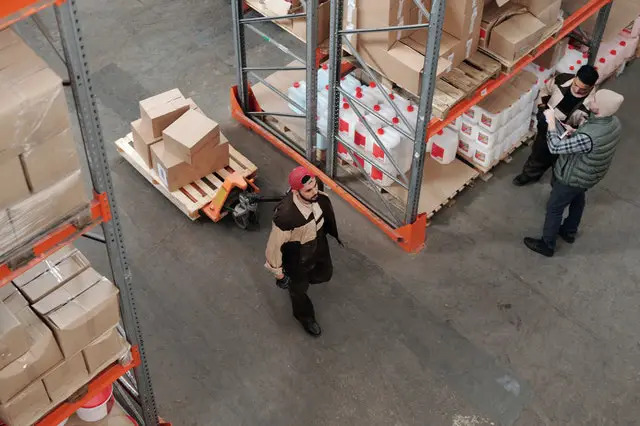
#> input picture assets/thinking_example_1.jpg, 640 x 426 px; its folder holds only this picture in this run
$ python -i correspondence.py   (imports and definitions only)
#> lines starting #> are read from the running program, lines starting #| are printed output that depends on the picture
"""Multi-view point-correspondence stage + pointing-VLM (Molmo) QA converter.

Design brief: issue #41 (https://github.com/remyxai/VQASynth/issues/41) — sample
frames from Ego4D-style multi-view sources, extract point-level correspondences
between views, and turn them into training data for a pointing VLM (Molmo).

Method chosen: **OpenCV classical** (SIFT keypoints + ratio-tested BFMatcher +
RANSAC homography filter). CPU-only, no model weights, no GPU — matches the
lightweight data-pipeline stage shape the rest of VQASynth ships
(``docker/*_stage``). Well suited to Ego4D-style adjacent-frame matching where
the viewpoint change is modest. The neural alternatives cited in the brief
(StreamVGGT — arXiv:2507.11539; PlanarRecon — arXiv:2104.00681) trade CPU
lightness for accuracy on large viewpoint changes and are referenced in the PR
body's discovery notes rather than implemented here.

The QA converter emits Molmo ``<point x=".." y=".." alt="..">`` tags in the
**exact format parsed by** ``vqasynth.localize.extract_points_and_descriptions``
— coordinates normalized to Molmo's 0–100 space — so correspondence outputs
drop straight into the existing pointing-VLM training pipeline.

Heavy deps (cv2, numpy, PIL) are imported lazily inside the extractor methods,
mirroring ``experiments/nooa_agent/tools/depth.py``. That keeps the converter
+ data structures importable for the structural tests without those packages
installed.

Scope (per the brief — one method shipped, others referenced, not implemented):
  - IN: OpenCV correspondence stage + Molmo <point> QA converter + docker
    stage wrapper + runnable example + structural tests.
  - OUT: semantic captioning of correspondences (raw SIFT matches carry no
    object label; the converter accepts a per-match ``caption`` so a downstream
    Molmo/Florence localizer can supply one — default is "feature"); wiring
    into the default ``pipelines/spatialvqa.yaml`` chain (it's a standalone
    multi-view stage with different inputs); the StreamVGGT/PlanarRecon neural
    backends (cited above).
"""
from __future__ import annotations

from dataclasses import asdict, dataclass
from typing import Any

# Molmo's pointing coordinate space is normalized to [0, 100]; this is what
# ``vqasynth.localize.extract_points_and_descriptions`` multiplies back into
# pixels. Pixel coords passed to the converter must be rescaled into this
# range before rendering a <point> tag.
_MOLMO_NORM_MAX = 100.0

# Tag form intentionally ends with ">" (not "/>"). The regex in
# vqasynth.localize.extract_points_and_descriptions is
#   <point\s+x="..."\s+y="..."\s+alt="([^"]+)">
# which requires the quote to be immediately followed by ">" — the
# self-closing "/>" form is NOT matched by that parser. We emit the
# parser-compatible form so outputs round-trip through the existing pipeline.
_POINT_TAG_TEMPLATE = '<point x="{x}" y="{y}" alt="{alt}">'


# ────────────────────────────────────────────────────────────────────────
# Coordinate / tag helpers (pure Python — no cv2 / numpy / PIL needed)
# ────────────────────────────────────────────────────────────────────────

# [46 lines left out: functions to_molmo_coord, point_to_molmo_tag, _substitute, not called in this run]


# Default QA phrasing for a forward correspondence (point in view A → point in
# view B). Tokens: [SRC] = <point> in view A, [DST] = <point> in view B,
# [ALT] = shared caption describing the matched feature.
_DEFAULT_FORWARD_QUESTION_TEMPLATES = [
    "[SRC] marks the [ALT] in the first image. Where is the same [ALT] in the second image?",
    "[SRC] indicates the [ALT] in view 1. Point to it in view 2.",
    "Given [SRC] labels the [ALT] in the first view, identify the matching [ALT] in the second view.",
]

_DEFAULT_FORWARD_ANSWER_TEMPLATES = [
    "[DST]",
    "The same [ALT] is at [DST] in the second image.",
    "[DST]",
]


# ────────────────────────────────────────────────────────────────────────
# Result data structures
# ────────────────────────────────────────────────────────────────────────

@dataclass
class CorrespondenceMatch:
    """A single matched point pair across two views."""

    pt_a: tuple[float, float]        # (x, y) pixel coords in view A
    pt_b: tuple[float, float]        # (x, y) pixel coords in view B
    caption: str = "feature"          # shared description of the matched feature
    distance: float | None = None     # descriptor distance (lower = better)

    def to_dict(self) -> dict:
        return asdict(self)


@dataclass
class CorrespondenceResult:
    """Output of :meth:`CorrespondenceExtractor.extract`."""

    matches: list[CorrespondenceMatch]
    view_a_size: tuple[int, int]               # (W, H) of view A
    view_b_size: tuple[int, int]               # (W, H) of view B
    homography: list[float] | None = None      # 3x3 H (view A -> B), row-major, if recovered
    inlier_count: int = 0                       # matches surviving RANSAC
    raw_match_count: int = 0                    # matches surviving the Lowe ratio test,
                                                # BEFORE the RANSAC filter (0 if matching
                                                # was never attempted — e.g. too few
                                                # descriptors). ``inlier_count`` /
                                                # ``raw_match_count`` is the inlier ratio
                                                # a caller can use as a view-similarity
                                                # signal (a 5% keep rate hints the two
                                                # views are of different scenes).
    backend: str = "sift-bf"

    # [121 lines left out: functions __repr__, build_qa_pair, build_qa_message, correspondences_to_point_qa, correspondences_to_messages, not called in this run]


# ────────────────────────────────────────────────────────────────────────
# Lazy dependency loaders
# ────────────────────────────────────────────────────────────────────────

def _require_cv2():
    try:
        import cv2
    except ImportError as e:  # pragma: no cover - exercised only without cv2
        raise ImportError(
            "opencv-python is required for CorrespondenceExtractor. It is "
            "already in VQASynth's requirements (opencv-python==4.8.1.78); "
            "install it with `pip install opencv-python`."
        ) from e
    return cv2


def _require_numpy():
    import numpy as np
    return np


# ────────────────────────────────────────────────────────────────────────
# Correspondence extractor (OpenCV classical)
# ────────────────────────────────────────────────────────────────────────

class CorrespondenceExtractor:
    """SIFT + BFMatcher (Lowe ratio test) + RANSAC homography filter.

    CPU-only, no model weights. Picks up the same "lightweight data-pipeline
    stage" shape as the other ``docker/*_stage`` stages.

    Args:
        detector: ``"sift"`` (default, float descriptors) or ``"orb"``
            (binary descriptors, faster, patent-free historically).
        matcher: ``"bf"`` (brute-force, default) or ``"flann"`` (approximate
            nearest-neighbour, faster on very large keypoint sets).
        ratio: Lowe's ratio-test threshold (default 0.75). Lower = stricter.
        min_match_count: minimum raw good matches before attempting RANSAC
            and before emitting any correspondence (default 4).
        max_features: cap on detected keypoints per image (default 2000).
        ransac_thresh: RANSAC reprojection threshold in pixels (default 5.0).
    """

    def __init__(
        self,
        detector: str = "sift",
        matcher: str = "bf",
        ratio: float = 0.75,
        min_match_count: int = 4,
        max_features: int = 2000,
        ransac_thresh: float = 5.0,
    ):
        if detector not in ("sift", "orb"):
            raise ValueError(f"detector must be 'sift' or 'orb', got {detector!r}")
        if matcher not in ("bf", "flann"):
            raise ValueError(f"matcher must be 'bf' or 'flann', got {matcher!r}")
        if not (0.0 < ratio < 1.0):
            raise ValueError(f"ratio must be in (0, 1), got {ratio}")
        self.detector_name = detector
        self.matcher_name = matcher
        self.ratio = float(ratio)
        self.min_match_count = int(min_match_count)
        self.max_features = int(max_features)
        self.ransac_thresh = float(ransac_thresh)
        self.backend = f"{detector}-{matcher}"
        self._detector = None
        self._matcher = None

    # -- lazy loading ----------------------------------------------------
    def _ensure_loaded(self) -> None:
        cv2 = _require_cv2()
        if self._detector is None:
            if self.detector_name == "sift":
                self._detector = cv2.SIFT_create(nfeatures=self.max_features)
            else:
                self._detector = cv2.ORB_create(nfeatures=self.max_features)
        if self._matcher is None:
            if self.matcher_name == "bf":
                norm = cv2.NORM_L2 if self.detector_name == "sift" else cv2.NORM_HAMMING
                self._matcher = cv2.BFMatcher(norm)
            else:
                # FLANN params: L2 (KD-tree) for SIFT, Hamming (LSH) for ORB.
                if self.detector_name == "sift":
                    index_params = dict(algorithm=1, trees=5)  # FLANN_INDEX_KDTREE
                else:
                    index_params = dict(
                        algorithm=6, table_number=6, key_size=12, multi_probe_level=1
                    )  # FLANN_INDEX_LSH
                search_params = dict(checks=50)
                self._matcher = cv2.FlannBasedMatcher(index_params, search_params)

    # -- image normalization --------------------------------------------
    def _to_gray(self, image: Any) -> tuple[Any, tuple[int, int]]:
        """Accept a PIL image or an (H, W, 3) ndarray; return (gray, (W, H)).

        Treats ndarrays as RGB to match PIL's convention (the rest of VQASynth
        converts via ``image.convert("RGB")`` before handing arrays to cv2).
        """
        cv2 = _require_cv2()
        np = _require_numpy()
        if hasattr(image, "convert") and hasattr(image, "size"):  # PIL.Image
            w, h = image.size
            arr = np.array(image.convert("RGB"))
            gray = cv2.cvtColor(arr, cv2.COLOR_RGB2GRAY)
            return gray, (int(w), int(h))
        arr = np.asarray(image)
        if arr.ndim != 3:
            raise ValueError("expected an RGB image (H, W, 3), got shape {}".format(arr.shape))
        h, w = arr.shape[:2]
#> h = 426; w = 640
        gray = cv2.cvtColor(arr, cv2.COLOR_RGB2GRAY)
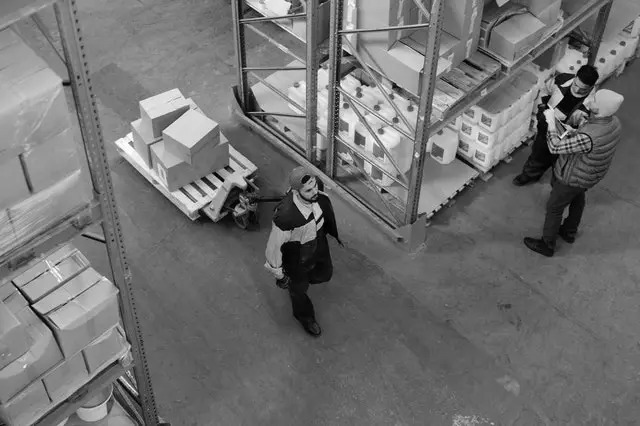
#> gray: shape (426, 640); min 0, max 255, mean 112.6
        return gray, (int(w), int(h))

    # -- core ------------------------------------------------------------
    def detect(self, image: Any):
        """Return (keypoints, descriptors, (W, H)) for one image."""
        self._ensure_loaded()
        gray, size = self._to_gray(image)
#> size = (640, 426)
        kp, des = self._detector.detectAndCompute(gray, None)
#> kp = 1564 keypoints; strongest (x, y, size): (222, 180, 2.6), (311, 216, 3.9), (547, 107, 2.5), (558, 97, 7.1)
        return kp, des, size

    # [123 lines left out: functions extract, apply_transform, _coerce_views, not called in this run]


__all__ = [
    "CorrespondenceMatch",
    "CorrespondenceResult",
    "CorrespondenceExtractor",
    "to_molmo_coord",
    "point_to_molmo_tag",
    "build_qa_pair",
    "build_qa_message",
    "correspondences_to_point_qa",
    "correspondences_to_messages",
]

>>> import cv2
>>> picture = cv2.cvtColor(cv2.imread('../assets/thinking_example_1.jpg'), cv2.COLOR_BGR2RGB)
>>> result = CorrespondenceExtractor().detect(picture)

$ run again, on assets/thinking_example_2.png
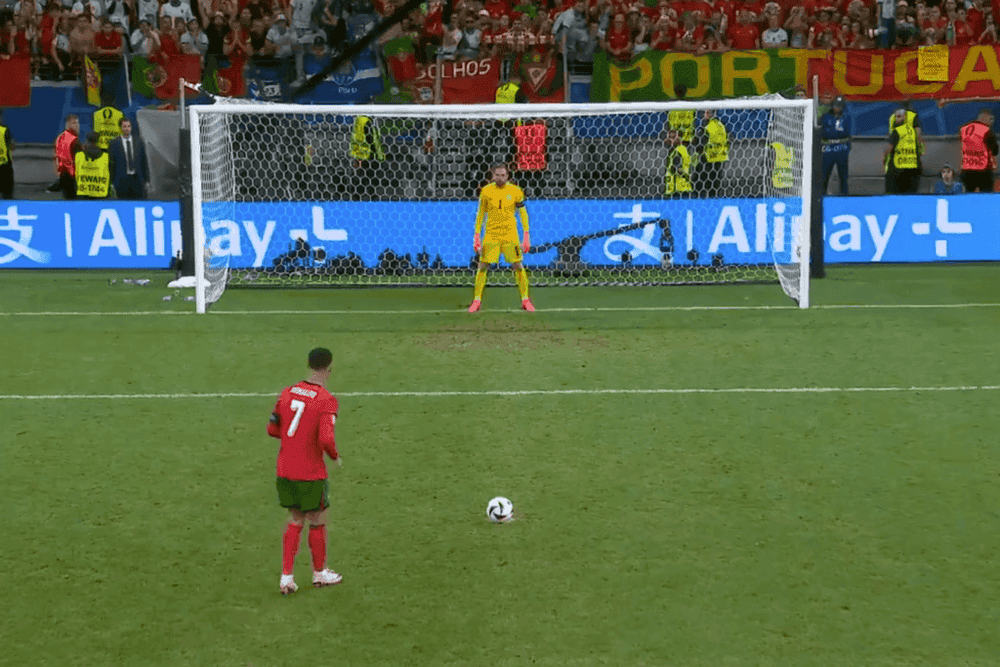
#> input picture assets/thinking_example_2.png, 1000 x 667 px
#> in _to_gray, `gray = cv2.cvtColor(arr, cv2.COLOR_RGB2GRAY)`:
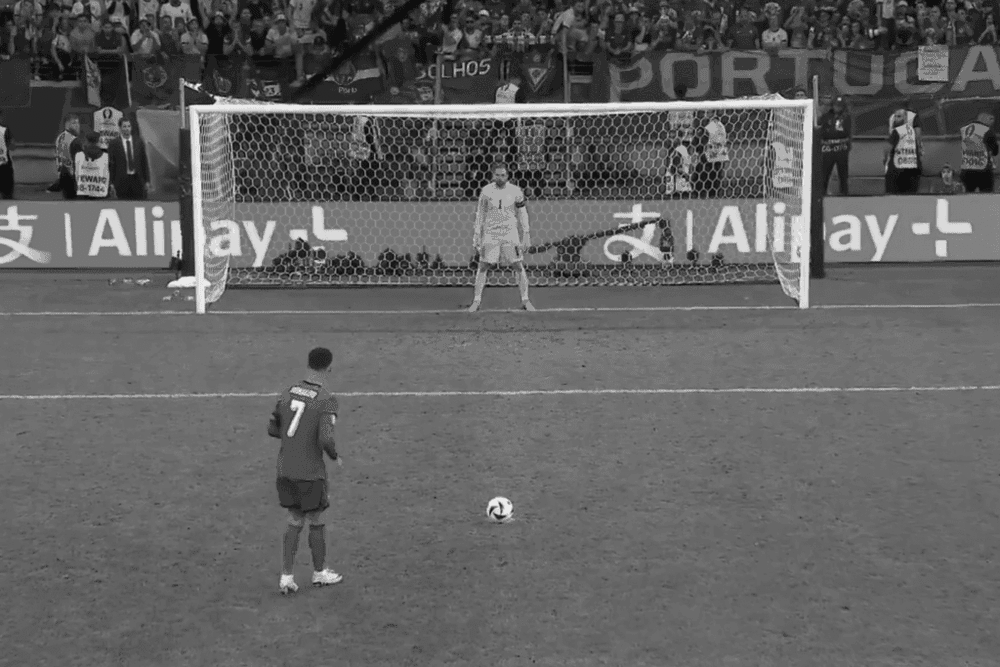
#> gray: shape (667, 1000); min 14, max 235, mean 97.7
#> size = (1000, 667)
#> kp = 2001 keypoints; strongest (x, y, size): (198, 85, 2.6), (191, 85, 2.7), (211, 95, 1.8), (492, 509, 2.8)

$ run again, on assets/thinking_example_3.png
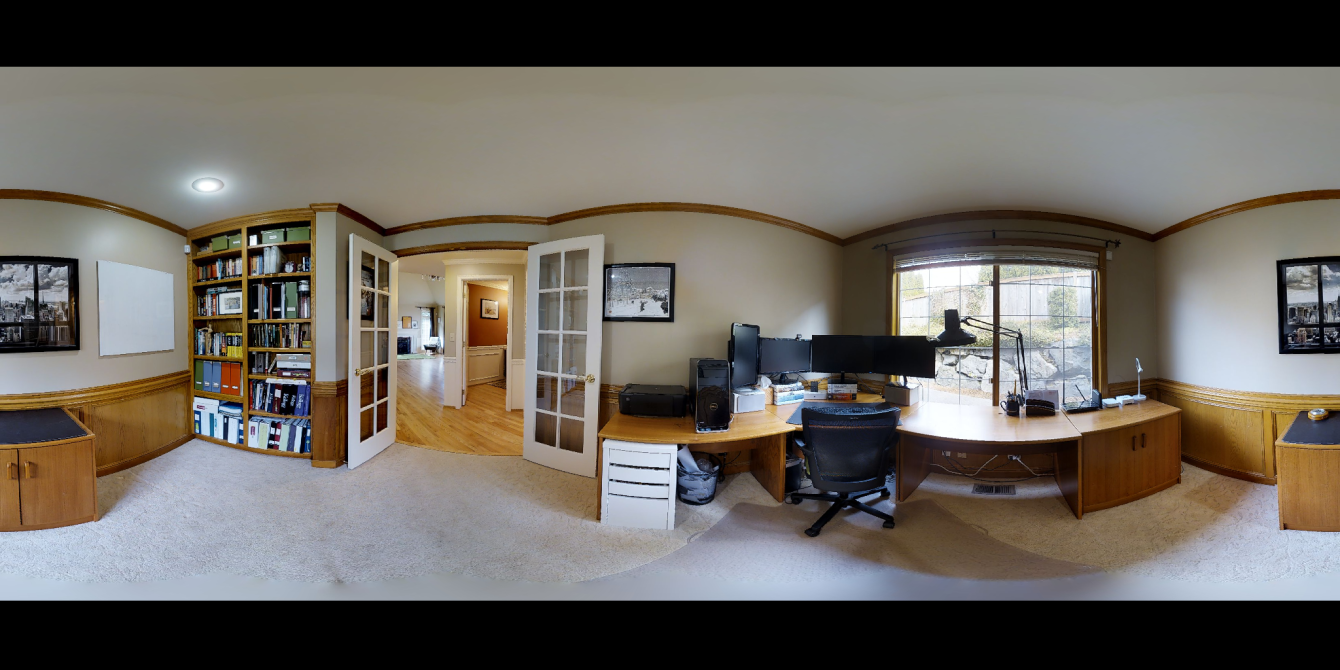
#> input picture assets/thinking_example_3.png, 1340 x 670 px
#> in _to_gray, `gray = cv2.cvtColor(arr, cv2.COLOR_RGB2GRAY)`:
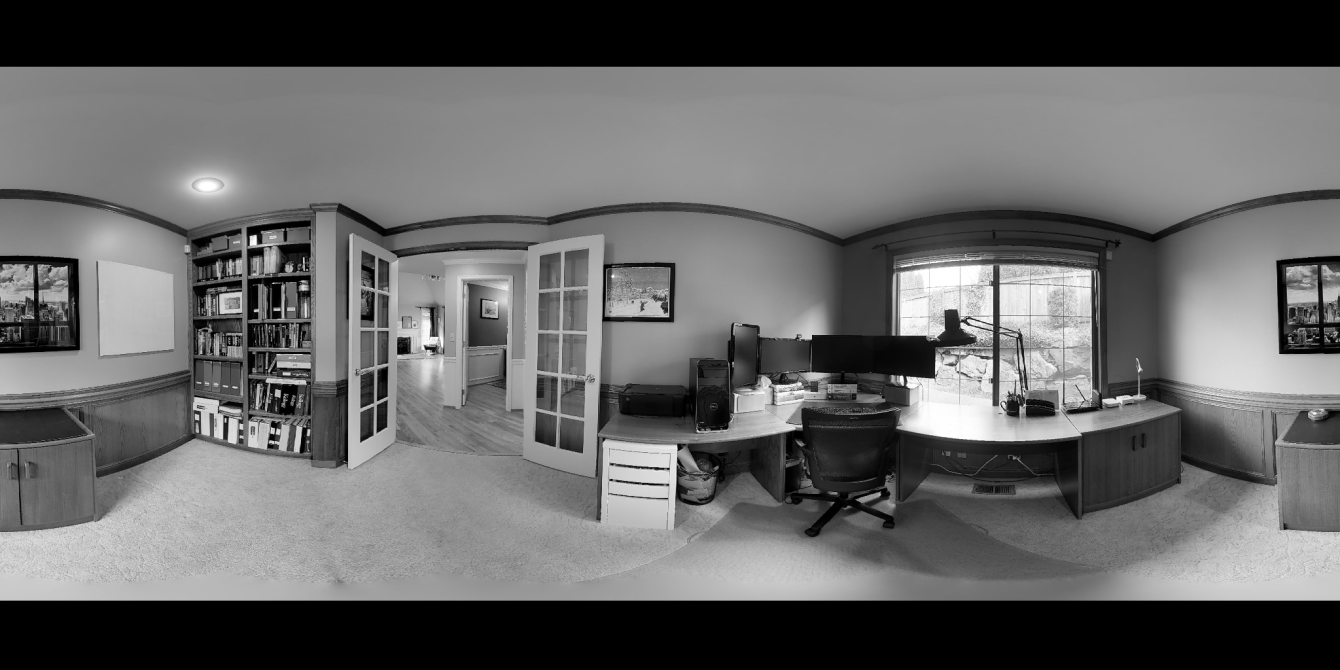
#> gray: shape (670, 1340); min 0, max 255, mean 100.4
#> size = (1340, 670)
#> kp = 2000 keypoints; strongest (x, y, size): (947, 408, 50.2), (278, 393, 4.5), (255, 311, 2), (404, 346, 10)

$ run again, on assets/warehouse_sample_1.jpeg
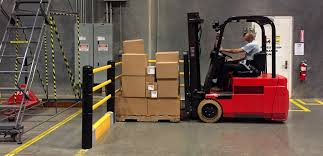
#> input picture assets/warehouse_sample_1.jpeg, 323 x 156 px
#> in _to_gray, `gray = cv2.cvtColor(arr, cv2.COLOR_RGB2GRAY)`:
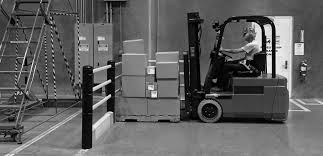
#> gray: shape (156, 323); min 0, max 254, mean 95.4
#> size = (323, 156)
#> kp = 350 keypoints; strongest (x, y, size): (110, 95, 1.9), (110, 81, 2), (94, 88, 2.8), (269, 59, 4.1)
